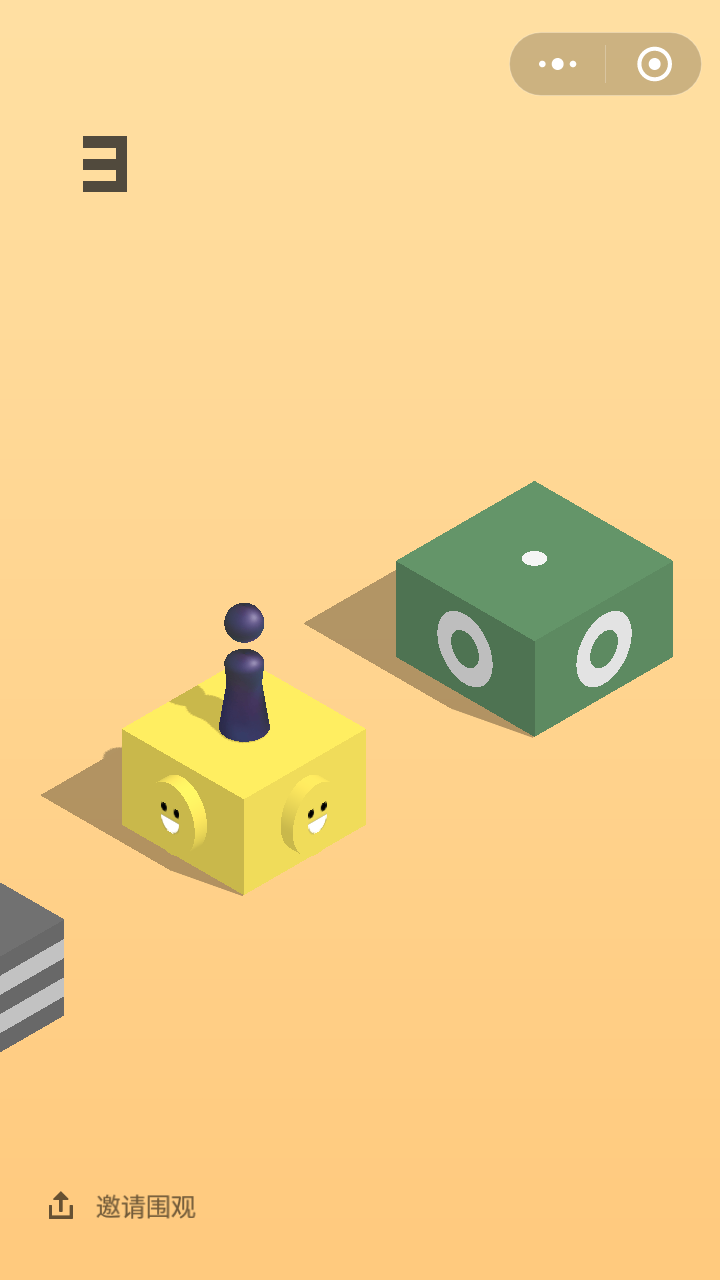
#> input picture wechat_jump_opencv/screen/1.png, 720 x 1280 px, given in place of 0.png, which was not available
$ python try.py
#> lines starting #> are read from the running program, lines starting #| are printed output that depends on the picture; after the words box and inside, x2 and y2 are one past the last pixel; in counts of white or black regions, pixels touching at a corner belong together; long printed decimals are rounded; pictures that were not available may be replaced by others from this repository, and a replacement may not be noted
import cv2 as cv
import time
import os


def get_screenshot(id=0):
    os.system('adb shell screencap -p /sdcard/%s.png' % str(id))
    os.system('adb pull /sdcard/%s.png ./screen/' % str(id))


def jump(distance, x1=700, y1=1200, x2=710, y2=1270):
    # 这个参数还需要针对屏幕分辨率进行优化
    press_time = int(distance * 2.05)
    cmd = ('adb shell input swipe %i %i %i %i ' + str(press_time)) \
          % (x1, y1, x2, y2)
    os.system(cmd)
    print(cmd)


# [5 lines left out: function jumpOnce, not called in this run]

def templateGameOverMatch(id=0):
    img_rgb = cv.imread('./screen/%s.png' % id, 0)
    img_rgb = cv.GaussianBlur(img_rgb, (5, 5), 0)
    canny_img = cv.Canny(img_rgb, 1, 10)

    tempOver = cv.imread('./tmp/temp_over.jpg', 0)
    match = cv.matchTemplate(canny_img, tempOver, cv.TM_SQDIFF_NORMED)
    min_val1, max_val1, min_loc1, max_loc1 = cv.minMaxLoc(match)

    print("templateGameOverMatch: min_val = {}, max_val = {}, min_loc = {}, max_loc = {},".format(min_val1, max_val1, min_loc1, max_loc1))

    if min_val1 == 1.0 and max_val1 == 1.0 :
        return False
    else:
        return True

def templateMatchPlayer(id=0):
    tempPlayer = cv.imread('./tmp/temp_player.jpg', 0)
    tempPlayeW, tempPlayerH = tempPlayer.shape[::-1]
    img_rgb = cv.imread('./screen/%s.png' % id, 0)

    match = cv.matchTemplate(img_rgb, tempPlayer, cv.TM_SQDIFF)
    min_val1, max_val1, min_loc1, max_loc1 = cv.minMaxLoc(match)

    top_left = min_loc1
    bottom_right = (top_left[0] + tempPlayeW, top_left[1] + tempPlayerH)
    top_center = (top_left[0] + int(tempPlayeW / 2), top_left[1])
    boottom_center = (bottom_right[0] - int(tempPlayeW / 2), bottom_right[1])

    cv.rectangle(img_rgb, top_left, bottom_right, 255, 2)
    cv.circle(img_rgb, top_center, 2, (0, 0, 255), -1)
    cv.circle(img_rgb, boottom_center, 2, (0, 0, 255), -1)

    cv.imwrite('./screen/player_%s.png' % id, img_rgb)

    # plt.imshow(img_rgb, cmap='gray', interpolation='bicubic')
    # plt.show()

    return boottom_center


def templateBlackCircleMatch(id=0):
    img_rgb = cv.imread('./screen/%s.png' % id, 0)
    img_rgb = cv.GaussianBlur(img_rgb, (5, 5), 0)
    canny_img = cv.Canny(img_rgb, 1, 10)

    tempBlackCircle = cv.imread('./tmp/temp_black_circle.jpg', 0)
    BlackCircleW, BlackCircleH = tempBlackCircle.shape[::-1]

    match = cv.matchTemplate(canny_img, tempBlackCircle, cv.TM_SQDIFF_NORMED)
    min_val1, max_val1, min_loc1, max_loc1 = cv.minMaxLoc(match)

    if min_val1 == 1.0 and max_val1 == 1.0 :
        return False

    print("templateBlackCircleMatch: min_val = {}, max_val = {}, min_loc = {}, max_loc = {},".format(min_val1, max_val1, min_loc1, max_loc1))

    top_left = min_loc1
    bottom_right = (top_left[0] + BlackCircleW, top_left[1] + BlackCircleH)
    circle_center = (top_left[0] + int(BlackCircleW / 2), top_left[1] + int(BlackCircleH / 2))

    cv.rectangle(canny_img, top_left, bottom_right, 255, 2)
    cv.circle(canny_img, circle_center, 2, (0, 0, 255), -1)

    cv.imwrite('./screen/black_%s.png' % id, canny_img)

    # plt.imshow(canny_img, cmap='gray', interpolation='bicubic')
    # plt.show()

    return circle_center


def isTargetOnLeft(playerLoc, targetLoc):
    if (playerLoc[0] > targetLoc[0]):
        return True
    return False


def getJumpDistance(playerLoc, targetLoc):
    distance = (playerLoc[0] - targetLoc[0]) ** 2 + (playerLoc[1] - targetLoc[1]) ** 2
    distance = distance ** 0.5
    return int(distance)


def firstJump():
    jump(350)
    time.sleep(1)

def clear_img(img, rows, cols):
    y = 0
    while y < rows:
        x = 0
        while x < cols:
            img[y, x] = 0
            x += 1
        y += 1
    return img


def top_edge_detect(img):
    ys = 0
    xs = []
    xs_sum = 0
    rows, cols = img.shape
    print("top_detect: rows = {}, cols = {}".format(rows, cols))
    for y in range(rows):
        for x in range(cols):
            if img[y, x] != 0:
                ys = y
                xs.append(x)
                # print("top_detect: {}".format(img[y, x]))
        if ys > 0:
            print("top_detect: xs = {}, ys = {}".format(xs, ys))
            for z in xs:
                xs_sum += z
            return ys, int(xs_sum / len(xs))


def bottom_edge_detect(img, row, col):
    rows, cols = img.shape
    for r in range(rows):
        if r < row + 50:
            continue
        for c in range(cols):
            if c == col and img[r, col] != 0:
                return r, c


def draw_circle(img, x, y):
    cv.circle(img, (x, y), 3, (255, 255, 255), -1)


def edge_detect(id = 0):
    playerImg = cv.imread('./tmp/temp_player.jpg')
    playImg = cv.imread('./screen/%s.png' % id)
    rows, cols, channels = playImg.shape
    print("cols = {}, rows ={}, channels = {}".format(rows, cols, channels))
    playImg = cv.Canny(playImg, 1, 10)
    playImg = clear_img(playImg, rows / 3, cols)

    top_row, top_col = top_edge_detect(playImg)
    # print("top row = {}, col ={}".format(row, col))
    # draw_circle(playImg, col, row)
    bottom_row, col = bottom_edge_detect(playImg, top_row, top_col)
    # print("top row = {}, col ={}".format(row, col))
    x = top_col
    y = int((bottom_row - top_row) / 2 + top_row)
    draw_circle(playImg, top_col, y)

    cv.imwrite('./screen/edge_%s.png' % id, playImg)

    return (x,y)

    # cv.imshow("img", playImg)
    # cv.waitKey(0)


firstJump()

for i in range(200):

    get_screenshot(i)
    if templateGameOverMatch(i) == True :
#> in templateGameOverMatch, `img_rgb = cv.imread('./screen/%s.png' % id, 0)`:
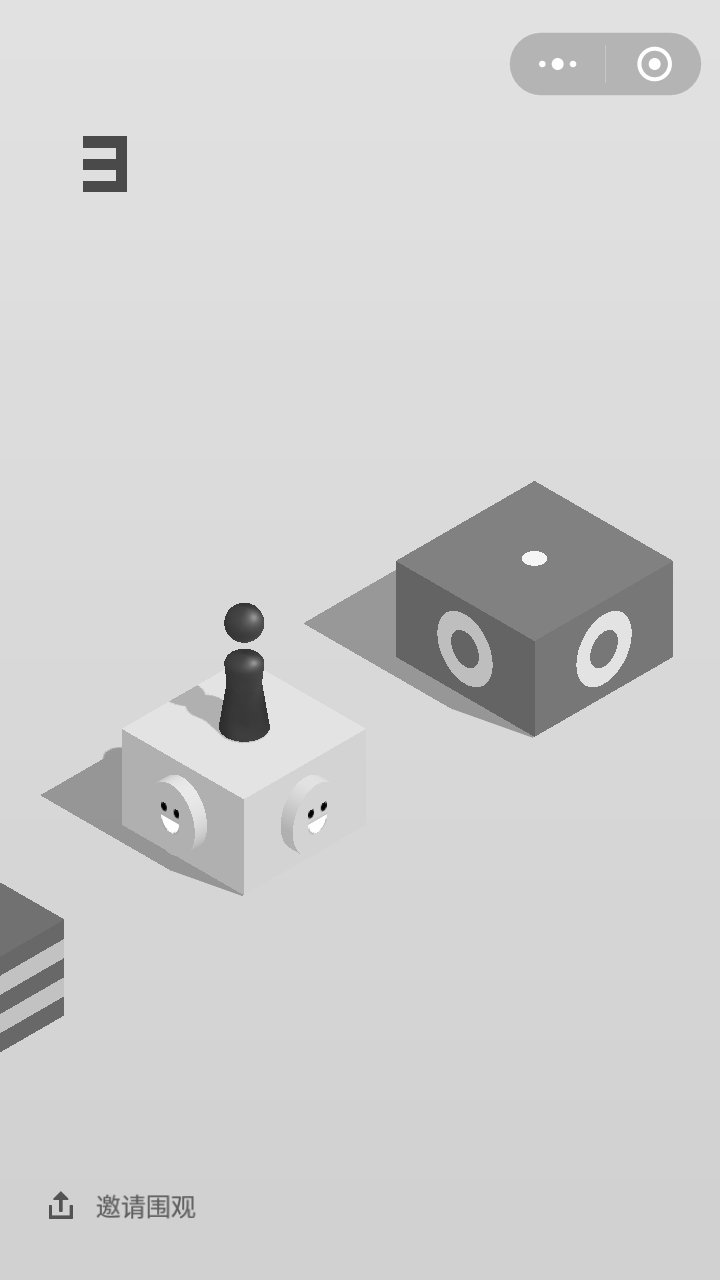
#> img_rgb: shape (1280, 720); min 0, max 255, mean 208.4
#> in templateGameOverMatch, `canny_img = cv.Canny(img_rgb, 1, 10)`:
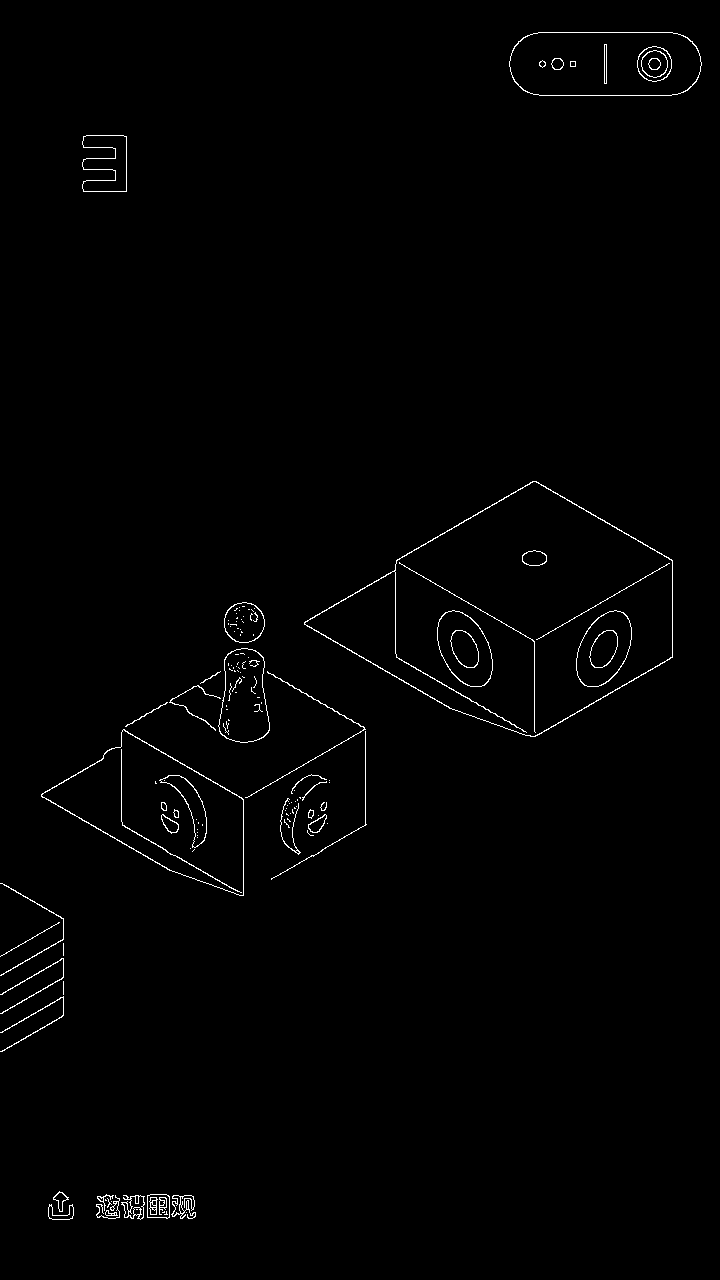
#> canny_img: shape (1280, 720); 0.94% white in thin lines or dots
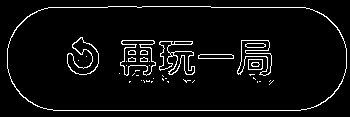
#> input picture wechat_jump_opencv/tmp/temp_over.jpg, 350 x 117 px
#> in templateGameOverMatch, tempOver is the input picture: shape (117, 350); min 0, max 255, mean 13.4
#> in templateGameOverMatch, `min_val1, max_val1, min_loc1, max_loc1 = cv.minMaxLoc(match)`: min_val1 = 1; min_loc1 = (0, 0)
#| templateGameOverMatch: min_val = 1.0, max_val = 1.0, min_loc = (0, 0), max_loc = (0, 0),
        print("GameOver! i = {}".format(i))
        break


    print("{}================================".format(i))


    playerLoc = templateMatchPlayer(i)
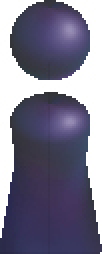
#> input picture wechat_jump_opencv/tmp/temp_player.jpg, 51 x 127 px (shown 2 times larger)
#> in templateMatchPlayer, `tempPlayer = cv.imread('./tmp/temp_player.jpg', 0)`:
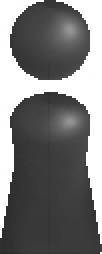
#> tempPlayer: shape (127, 51) (shown 2 times larger); min 43, max 255, mean 122.9
#> in templateMatchPlayer, `match = cv.matchTemplate(img_rgb, tempPlayer, cv.TM_SQDIFF)`:
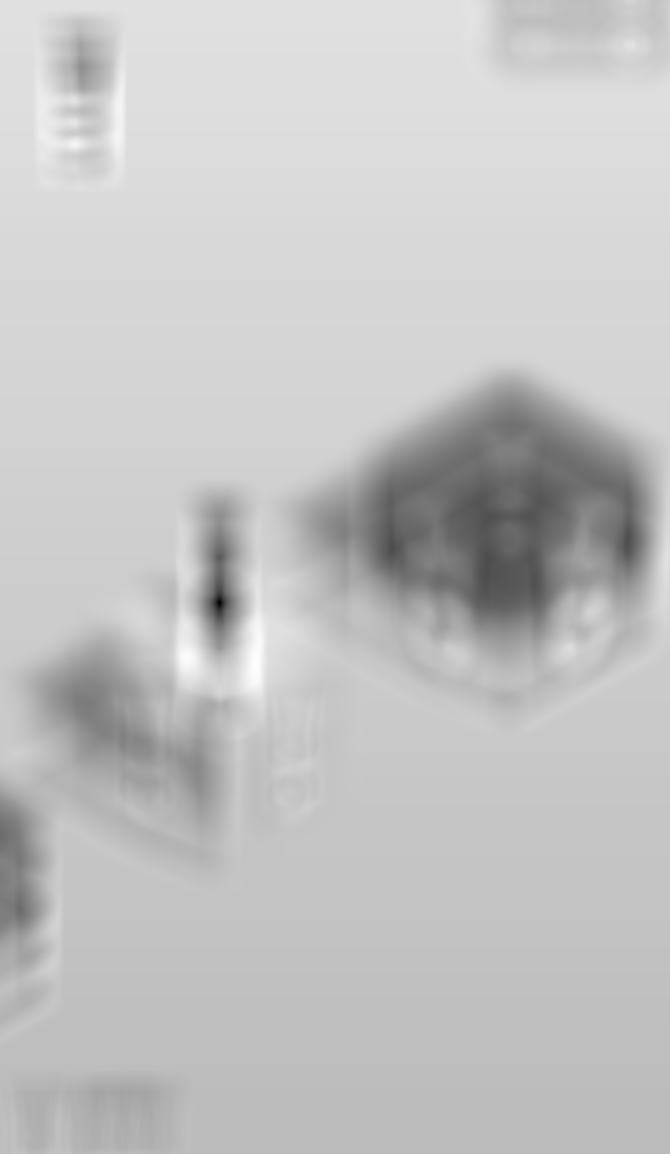
#> match: shape (1154, 670) float32; min 4922096, max 132223984, mean 102411928; drawn with min black and max white
#> in templateMatchPlayer, `min_val1, max_val1, min_loc1, max_loc1 = cv.minMaxLoc(match)`: min_val1 = 4922096; max_val1 = 132223984; min_loc1 = (219, 602); max_loc1 = (256, 662)
#> in templateMatchPlayer, `top_left = min_loc1`: top_left = (219, 602)
#> in templateMatchPlayer, `bottom_right = (top_left[0] + tempPlayeW, top_left[1] + tempPlayerH)`: bottom_right = (270, 729)
#> in templateMatchPlayer, `top_center = (top_left[0] + int(tempPlayeW / 2), top_left[1])`: top_center = (244, 602)
#> in templateMatchPlayer, `boottom_center = (bottom_right[0] - int(tempPlayeW / 2), bottom_right[..`: boottom_center = (245, 729)
#> playerLoc = (245, 729)
    # targetLoc = templateWhiteCircleMatch()
    targetLoc = templateBlackCircleMatch(i)
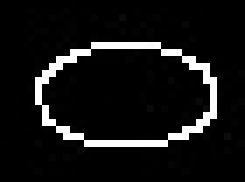
#> input picture wechat_jump_opencv/tmp/temp_black_circle.jpg, 35 x 26 px (shown 7 times larger)
#> in templateBlackCircleMatch, tempBlackCircle is the input picture: shape (26, 35); min 0, max 255, mean 20.4
#> in templateBlackCircleMatch, `min_val1, max_val1, min_loc1, max_loc1 = cv.minMaxLoc(match)`: min_val1 = 0.432; max_val1 = 1; min_loc1 = (516, 545); max_loc1 = (0, 0)
#| templateBlackCircleMatch: min_val = 0.4324, max_val = 1.0, min_loc = (516, 545), max_loc = (0, 0),
#> in templateBlackCircleMatch, `top_left = min_loc1`: top_left = (516, 545)
#> in templateBlackCircleMatch, `bottom_right = (top_left[0] + BlackCircleW, top_left[1] + BlackCircleH)`: bottom_right = (551, 571)
#> in templateBlackCircleMatch, `circle_center = (top_left[0] + int(BlackCircleW / 2), top_left[1] + in..`: circle_center = (533, 558)
#> targetLoc = (533, 558)
    if targetLoc == False :
        print("Black Circle Match Failed")
        targetLoc = edge_detect(i)
        # break

    if (isTargetOnLeft(playerLoc, targetLoc) == True):
        direction = "left"
        finalPlayerLoc = (playerLoc[0] - 20, playerLoc[1] - 10)
        distance = getJumpDistance(finalPlayerLoc, targetLoc)
    else:
        direction = "right"
        finalPlayerLoc = playerLoc
#> finalPlayerLoc = (245, 729)
        distance = getJumpDistance(finalPlayerLoc, targetLoc)
#> in getJumpDistance, `distance = (playerLoc[0] - targetLoc[0]) ** 2 + (playerLoc[1] - target..`: distance = 112185
#> in getJumpDistance, `distance = distance ** 0.5`: distance = 334.9
#> distance = 334

    distance = getJumpDistance(playerLoc, targetLoc)

    jump(distance, playerLoc[0], playerLoc[1], targetLoc[0], targetLoc[1])
#| adb shell input swipe 245 729 533 558 684

    print("direction: {}".format(direction))
    print("player   : {}".format(playerLoc))
#| player   : (245, 729)
    print("final    : {}".format(finalPlayerLoc))
#| final    : (245, 729)
    print("box      : {}".format(targetLoc))
#| box      : (533, 558)
    print("distance : {}".format(distance))
#| distance : 334
#> pass 3 of the loop `for i in range(200):`:
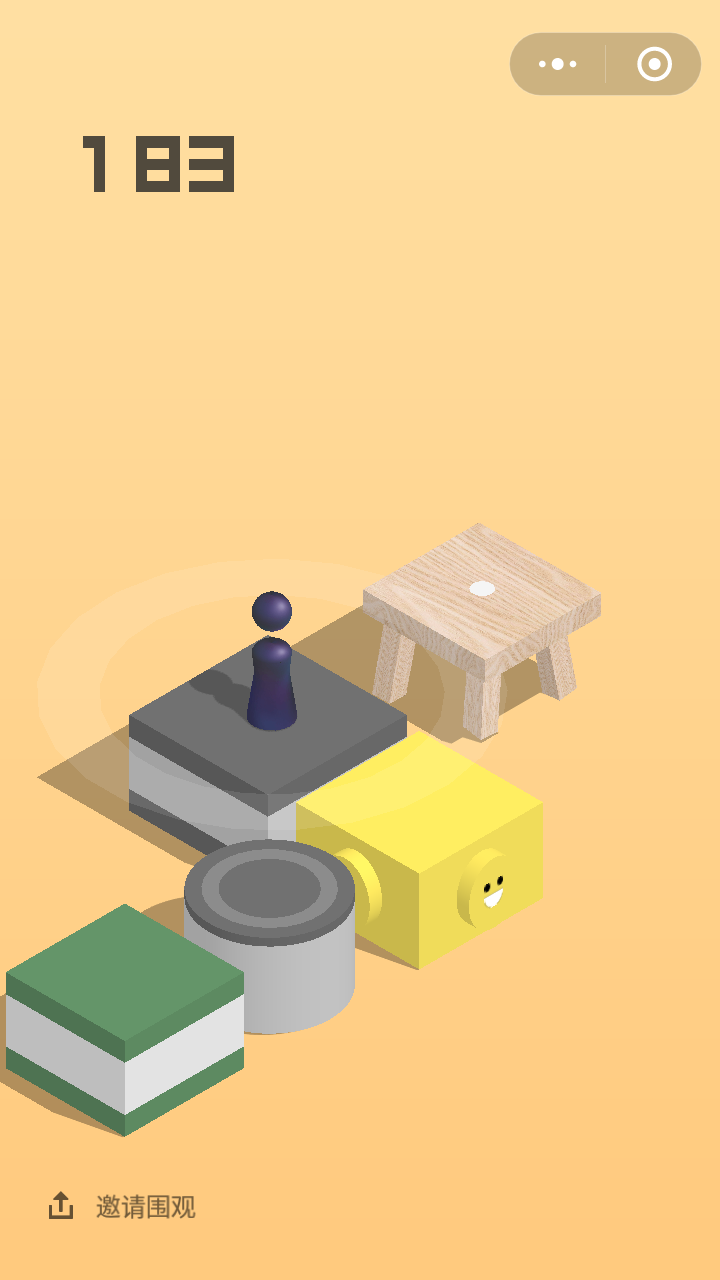
#> input picture wechat_jump_opencv/screen/13.png, 720 x 1280 px, given in place of 2.png, which was not available
#| templateGameOverMatch: min_val = 1.0, max_val = 1.0, min_loc = (0, 0), max_loc = (0, 0),
#> in templateMatchPlayer (call 3), `min_val1, max_val1, min_loc1, max_loc1 = cv.minMaxLoc(match)`: min_val1 = 17501560; max_val1 = 141005008; min_loc1 = (247, 591); max_loc1 = (96, 136)
#> in templateMatchPlayer (call 3), `top_left = min_loc1`: top_left = (247, 591)
#> in templateMatchPlayer (call 3), `bottom_right = (top_left[0] + tempPlayeW, top_left[1] + tempPlayerH)`: bottom_right = (298, 718)
#> top_center = (272, 591)
#> boottom_center = (273, 718)
#> in templateMatchPlayer (call 3), `cv.rectangle(img_rgb, top_left, bottom_right, 255, 2)`:
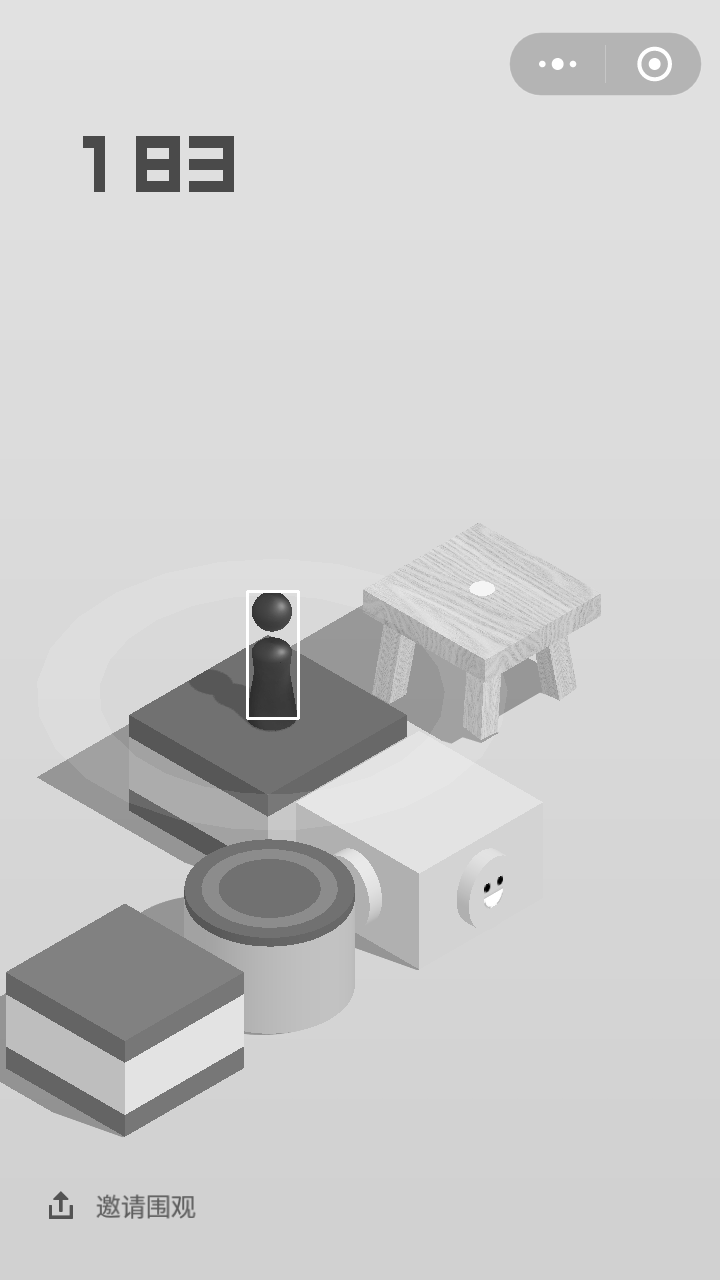
#> img_rgb: shape (1280, 720); min 0, max 255, mean 204.9
#> in edge_detect, playerImg is the input picture: shape (127, 51, 3); mean B, G, R 140.9, 119.7, 122.3
#> in edge_detect, playImg is the input picture: shape (1280, 720, 3); mean B, G, R 140.9, 202.2, 235.8
#| cols = 1280, rows =720, channels = 3
#> after the loop in clear_img, `while y < rows:`:
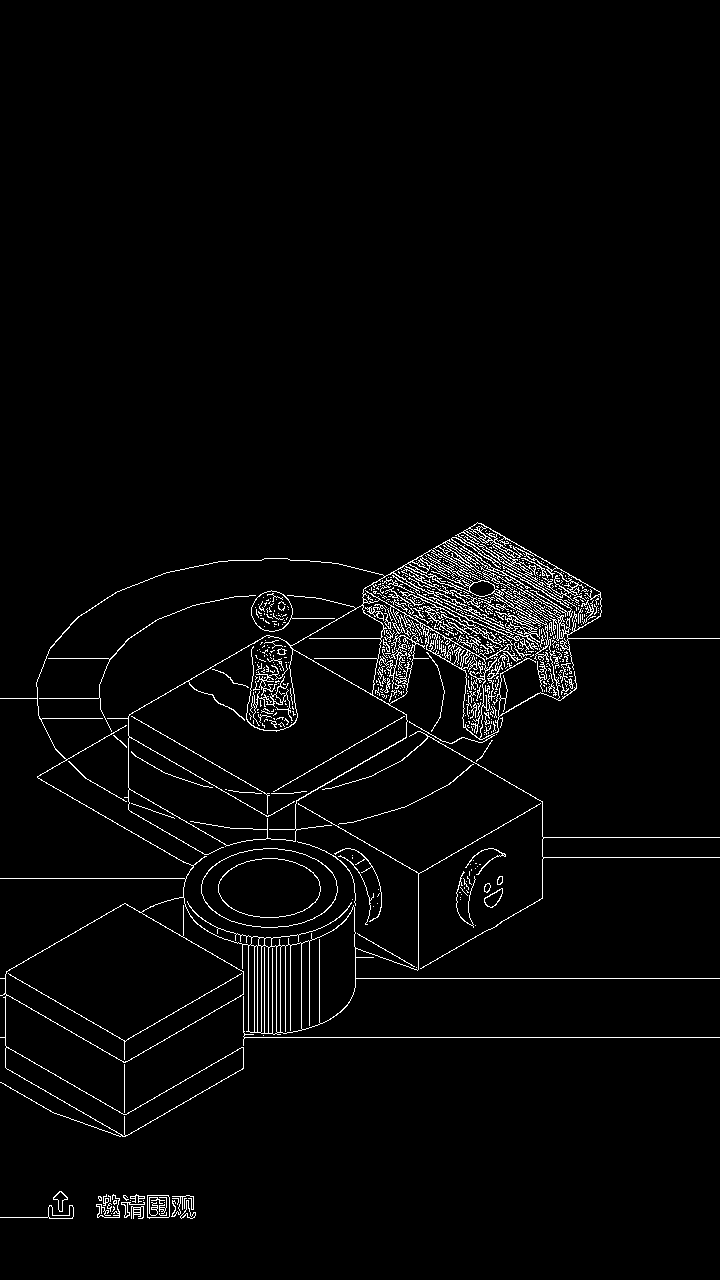
#> img: shape (1280, 720); 2.7% white in thin lines or dots, all inside (x1, y1, x2, y2) = (0, 522, 720, 1219)
#| top_detect: rows = 1280, cols = 720
#> top_row = 522; top_col = 477
#> bottom_row = 572; col = 477
#> y = 547
#> `targetLoc = edge_detect(i)`: targetLoc = (477, 547)
#> finalPlayerLoc = (273, 718)
#> `distance = getJumpDistance(finalPlayerLoc, targetLoc)`: distance = 266
#| adb shell input swipe 273 718 477 547 545
#| player   : (273, 718)
#| final    : (273, 718)
#| box      : (477, 547)
#| distance : 266
#> (the run stopped early here; a loop or call above may not have finished)
